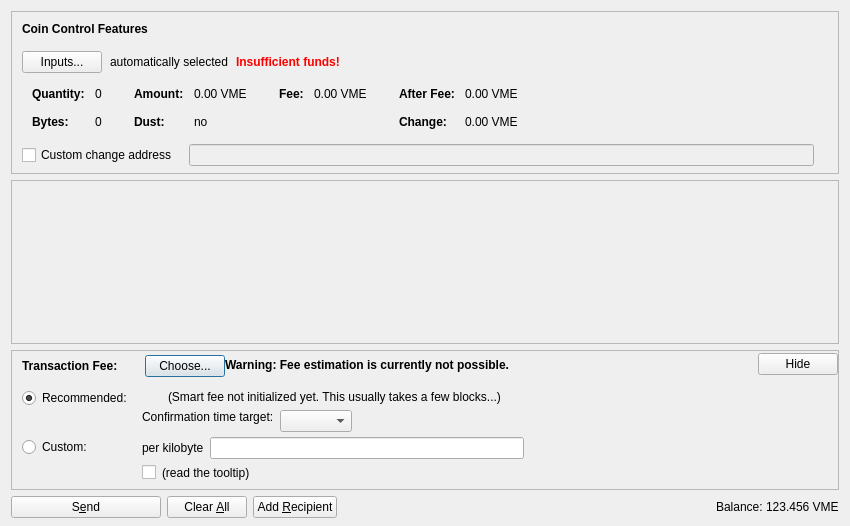
<?xml version="1.0" encoding="UTF-8"?>
<ui version="4.0">
 <class>SendCoinsDialog</class>
 <widget class="QDialog" name="SendCoinsDialog">
  <property name="geometry">
   <rect>
    <x>0</x>
    <y>0</y>
    <width>850</width>
    <height>526</height>
   </rect>
  </property>
  <property name="windowTitle">
   <string>Send Coins</string>
  </property>
  <layout class="QVBoxLayout" name="verticalLayout" stretch="0,1,0,0">
   <property name="bottomMargin">
    <number>8</number>
   </property>
   <item>
    <widget class="QFrame" name="frameCoinControl">
     <property name="sizePolicy">
      <sizepolicy hsizetype="Expanding" vsizetype="Expanding">
       <horstretch>0</horstretch>
       <verstretch>0</verstretch>
      </sizepolicy>
     </property>
     <property name="maximumSize">
      <size>
       <width>16777215</width>
       <height>16777215</height>
      </size>
     </property>
     <property name="frameShape">
      <enum>QFrame::StyledPanel</enum>
     </property>
     <property name="frameShadow">
      <enum>QFrame::Sunken</enum>
     </property>
     <layout class="QVBoxLayout" name="verticalLayoutCoinControl2">
      <property name="spacing">
       <number>0</number>
      </property>
      <property name="leftMargin">
       <number>0</number>
      </property>
      <property name="topMargin">
       <number>0</number>
      </property>
      <property name="rightMargin">
       <number>0</number>
      </property>
      <property name="bottomMargin">
       <number>6</number>
      </property>
      <item>
       <layout class="QVBoxLayout" name="verticalLayoutCoinControl" stretch="0,0,0,0,1">
        <property name="spacing">
         <number>0</number>
        </property>
        <property name="leftMargin">
         <number>10</number>
        </property>
        <property name="topMargin">
         <number>10</number>
        </property>
        <item>
         <layout class="QHBoxLayout" name="horizontalLayoutCoinControl1">
          <property name="bottomMargin">
           <number>15</number>
          </property>
          <item>
           <widget class="QLabel" name="labelCoinControlFeatures">
            <property name="sizePolicy">
             <sizepolicy hsizetype="Preferred" vsizetype="Maximum">
              <horstretch>0</horstretch>
              <verstretch>0</verstretch>
             </sizepolicy>
            </property>
            <property name="font">
             <font>
              <weight>75</weight>
              <bold>true</bold>
             </font>
            </property>
            <property name="styleSheet">
             <string notr="true">font-weight:bold;</string>
            </property>
            <property name="text">
             <string>Coin Control Features</string>
            </property>
           </widget>
          </item>
         </layout>
        </item>
        <item>
         <layout class="QHBoxLayout" name="horizontalLayoutCoinControl2" stretch="0,0,0,0">
          <property name="spacing">
           <number>8</number>
          </property>
          <property name="bottomMargin">
           <number>10</number>
          </property>
          <item>
           <widget class="QPushButton" name="pushButtonCoinControl">
            <property name="styleSheet">
             <string notr="true"/>
            </property>
            <property name="text">
             <string>Inputs...</string>
            </property>
            <property name="autoDefault">
             <bool>false</bool>
            </property>
           </widget>
          </item>
          <item>
           <widget class="QLabel" name="labelCoinControlAutomaticallySelected">
            <property name="text">
             <string>automatically selected</string>
            </property>
            <property name="margin">
             <number>5</number>
            </property>
           </widget>
          </item>
          <item>
           <widget class="QLabel" name="labelCoinControlInsuffFunds">
            <property name="font">
             <font>
              <weight>75</weight>
              <bold>true</bold>
             </font>
            </property>
            <property name="styleSheet">
             <string notr="true">color:red;font-weight:bold;</string>
            </property>
            <property name="text">
             <string>Insufficient funds!</string>
            </property>
            <property name="margin">
             <number>5</number>
            </property>
           </widget>
          </item>
          <item>
           <spacer name="horizontalSpacerCoinControl">
            <property name="orientation">
             <enum>Qt::Horizontal</enum>
            </property>
            <property name="sizeHint" stdset="0">
             <size>
              <width>40</width>
              <height>1</height>
             </size>
            </property>
           </spacer>
          </item>
         </layout>
        </item>
        <item>
         <widget class="QWidget" name="widgetCoinControl" native="true">
          <property name="sizePolicy">
           <sizepolicy hsizetype="Preferred" vsizetype="Preferred">
            <horstretch>0</horstretch>
            <verstretch>0</verstretch>
           </sizepolicy>
          </property>
          <property name="minimumSize">
           <size>
            <width>0</width>
            <height>0</height>
           </size>
          </property>
          <property name="styleSheet">
           <string notr="true"/>
          </property>
          <layout class="QHBoxLayout" name="horizontalLayoutCoinControl5">
           <property name="leftMargin">
            <number>0</number>
           </property>
           <property name="topMargin">
            <number>0</number>
           </property>
           <property name="rightMargin">
            <number>0</number>
           </property>
           <property name="bottomMargin">
            <number>0</number>
           </property>
           <item>
            <layout class="QHBoxLayout" name="horizontalLayoutCoinControl3" stretch="0,0,0,1">
             <property name="spacing">
              <number>20</number>
             </property>
             <property name="topMargin">
              <number>0</number>
             </property>
             <property name="bottomMargin">
              <number>10</number>
             </property>
             <item>
              <layout class="QFormLayout" name="formLayoutCoinControl1">
               <property name="horizontalSpacing">
                <number>10</number>
               </property>
               <property name="verticalSpacing">
                <number>14</number>
               </property>
               <property name="leftMargin">
                <number>10</number>
               </property>
               <property name="topMargin">
                <number>4</number>
               </property>
               <property name="rightMargin">
                <number>6</number>
               </property>
               <item row="0" column="0">
                <widget class="QLabel" name="labelCoinControlQuantityText">
                 <property name="font">
                  <font>
                   <weight>75</weight>
                   <bold>true</bold>
                  </font>
                 </property>
                 <property name="text">
                  <string>Quantity:</string>
                 </property>
                 <property name="margin">
                  <number>0</number>
                 </property>
                </widget>
               </item>
               <item row="0" column="1">
                <widget class="QLabel" name="labelCoinControlQuantity">
                 <property name="cursor">
                  <cursorShape>IBeamCursor</cursorShape>
                 </property>
                 <property name="contextMenuPolicy">
                  <enum>Qt::ActionsContextMenu</enum>
                 </property>
                 <property name="text">
                  <string notr="true">0</string>
                 </property>
                 <property name="margin">
                  <number>0</number>
                 </property>
                 <property name="textInteractionFlags">
                  <set>Qt::LinksAccessibleByMouse|Qt::TextSelectableByKeyboard|Qt::TextSelectableByMouse</set>
                 </property>
                </widget>
               </item>
               <item row="1" column="0">
                <widget class="QLabel" name="labelCoinControlBytesText">
                 <property name="font">
                  <font>
                   <weight>75</weight>
                   <bold>true</bold>
                  </font>
                 </property>
                 <property name="text">
                  <string>Bytes:</string>
                 </property>
                </widget>
               </item>
               <item row="1" column="1">
                <widget class="QLabel" name="labelCoinControlBytes">
                 <property name="cursor">
                  <cursorShape>IBeamCursor</cursorShape>
                 </property>
                 <property name="contextMenuPolicy">
                  <enum>Qt::ActionsContextMenu</enum>
                 </property>
                 <property name="text">
                  <string notr="true">0</string>
                 </property>
                 <property name="textInteractionFlags">
                  <set>Qt::LinksAccessibleByMouse|Qt::TextSelectableByKeyboard|Qt::TextSelectableByMouse</set>
                 </property>
                </widget>
               </item>
              </layout>
             </item>
             <item>
              <layout class="QFormLayout" name="formLayoutCoinControl2">
               <property name="horizontalSpacing">
                <number>10</number>
               </property>
               <property name="verticalSpacing">
                <number>14</number>
               </property>
               <property name="leftMargin">
                <number>6</number>
               </property>
               <property name="topMargin">
                <number>4</number>
               </property>
               <property name="rightMargin">
                <number>6</number>
               </property>
               <item row="0" column="0">
                <widget class="QLabel" name="labelCoinControlAmountText">
                 <property name="font">
                  <font>
                   <weight>75</weight>
                   <bold>true</bold>
                  </font>
                 </property>
                 <property name="text">
                  <string>Amount:</string>
                 </property>
                 <property name="margin">
                  <number>0</number>
                 </property>
                </widget>
               </item>
               <item row="0" column="1">
                <widget class="QLabel" name="labelCoinControlAmount">
                 <property name="cursor">
                  <cursorShape>IBeamCursor</cursorShape>
                 </property>
                 <property name="contextMenuPolicy">
                  <enum>Qt::ActionsContextMenu</enum>
                 </property>
                 <property name="text">
                  <string notr="true">0.00 VME</string>
                 </property>
                 <property name="textInteractionFlags">
                  <set>Qt::LinksAccessibleByMouse|Qt::TextSelectableByKeyboard|Qt::TextSelectableByMouse</set>
                 </property>
                </widget>
               </item>
               <item row="1" column="0">
                <widget class="QLabel" name="labelCoinControlLowOutputText">
                 <property name="font">
                  <font>
                   <weight>75</weight>
                   <bold>true</bold>
                  </font>
                 </property>
                 <property name="text">
                  <string>Dust:</string>
                 </property>
                </widget>
               </item>
               <item row="1" column="1">
                <widget class="QLabel" name="labelCoinControlLowOutput">
                 <property name="cursor">
                  <cursorShape>IBeamCursor</cursorShape>
                 </property>
                 <property name="contextMenuPolicy">
                  <enum>Qt::ActionsContextMenu</enum>
                 </property>
                 <property name="text">
                  <string notr="true">no</string>
                 </property>
                 <property name="textInteractionFlags">
                  <set>Qt::LinksAccessibleByMouse|Qt::TextSelectableByKeyboard|Qt::TextSelectableByMouse</set>
                 </property>
                </widget>
               </item>
              </layout>
             </item>
             <item>
              <layout class="QFormLayout" name="formLayoutCoinControl3">
               <property name="horizontalSpacing">
                <number>10</number>
               </property>
               <property name="verticalSpacing">
                <number>14</number>
               </property>
               <property name="leftMargin">
                <number>6</number>
               </property>
               <property name="topMargin">
                <number>4</number>
               </property>
               <property name="rightMargin">
                <number>6</number>
               </property>
               <item row="0" column="0">
                <widget class="QLabel" name="labelCoinControlFeeText">
                 <property name="font">
                  <font>
                   <weight>75</weight>
                   <bold>true</bold>
                  </font>
                 </property>
                 <property name="text">
                  <string>Fee:</string>
                 </property>
                 <property name="margin">
                  <number>0</number>
                 </property>
                </widget>
               </item>
               <item row="0" column="1">
                <widget class="QLabel" name="labelCoinControlFee">
                 <property name="cursor">
                  <cursorShape>IBeamCursor</cursorShape>
                 </property>
                 <property name="contextMenuPolicy">
                  <enum>Qt::ActionsContextMenu</enum>
                 </property>
                 <property name="text">
                  <string notr="true">0.00 VME</string>
                 </property>
                 <property name="textInteractionFlags">
                  <set>Qt::LinksAccessibleByMouse|Qt::TextSelectableByKeyboard|Qt::TextSelectableByMouse</set>
                 </property>
                </widget>
               </item>
              </layout>
             </item>
             <item>
              <layout class="QFormLayout" name="formLayoutCoinControl4">
               <property name="horizontalSpacing">
                <number>10</number>
               </property>
               <property name="verticalSpacing">
                <number>14</number>
               </property>
               <property name="leftMargin">
                <number>6</number>
               </property>
               <property name="topMargin">
                <number>4</number>
               </property>
               <property name="rightMargin">
                <number>6</number>
               </property>
               <item row="0" column="0">
                <widget class="QLabel" name="labelCoinControlAfterFeeText">
                 <property name="font">
                  <font>
                   <weight>75</weight>
                   <bold>true</bold>
                  </font>
                 </property>
                 <property name="text">
                  <string>After Fee:</string>
                 </property>
                 <property name="margin">
                  <number>0</number>
                 </property>
                </widget>
               </item>
               <item row="0" column="1">
                <widget class="QLabel" name="labelCoinControlAfterFee">
                 <property name="cursor">
                  <cursorShape>IBeamCursor</cursorShape>
                 </property>
                 <property name="contextMenuPolicy">
                  <enum>Qt::ActionsContextMenu</enum>
                 </property>
                 <property name="text">
                  <string notr="true">0.00 VME</string>
                 </property>
                 <property name="textInteractionFlags">
                  <set>Qt::LinksAccessibleByMouse|Qt::TextSelectableByKeyboard|Qt::TextSelectableByMouse</set>
                 </property>
                </widget>
               </item>
               <item row="1" column="0">
                <widget class="QLabel" name="labelCoinControlChangeText">
                 <property name="font">
                  <font>
                   <weight>75</weight>
                   <bold>true</bold>
                  </font>
                 </property>
                 <property name="text">
                  <string>Change:</string>
                 </property>
                </widget>
               </item>
               <item row="1" column="1">
                <widget class="QLabel" name="labelCoinControlChange">
                 <property name="cursor">
                  <cursorShape>IBeamCursor</cursorShape>
                 </property>
                 <property name="contextMenuPolicy">
                  <enum>Qt::ActionsContextMenu</enum>
                 </property>
                 <property name="text">
                  <string notr="true">0.00 VME</string>
                 </property>
                 <property name="textInteractionFlags">
                  <set>Qt::LinksAccessibleByMouse|Qt::TextSelectableByKeyboard|Qt::TextSelectableByMouse</set>
                 </property>
                </widget>
               </item>
              </layout>
             </item>
            </layout>
           </item>
          </layout>
         </widget>
        </item>
        <item>
         <layout class="QHBoxLayout" name="horizontalLayoutCoinControl4" stretch="0,0,0">
          <property name="spacing">
           <number>12</number>
          </property>
          <property name="sizeConstraint">
           <enum>QLayout::SetDefaultConstraint</enum>
          </property>
          <property name="topMargin">
           <number>5</number>
          </property>
          <property name="rightMargin">
           <number>5</number>
          </property>
          <item>
           <widget class="QCheckBox" name="checkBoxCoinControlChange">
            <property name="toolTip">
             <string>If this is activated, but the change address is empty or invalid, change will be sent to a newly generated address.</string>
            </property>
            <property name="text">
             <string>Custom change address</string>
            </property>
           </widget>
          </item>
          <item>
           <widget class="QValidatedLineEdit" name="lineEditCoinControlChange">
            <property name="enabled">
             <bool>false</bool>
            </property>
            <property name="sizePolicy">
             <sizepolicy hsizetype="Expanding" vsizetype="Fixed">
              <horstretch>0</horstretch>
              <verstretch>0</verstretch>
             </sizepolicy>
            </property>
           </widget>
          </item>
          <item>
           <widget class="QLabel" name="labelCoinControlChangeLabel">
            <property name="sizePolicy">
             <sizepolicy hsizetype="Preferred" vsizetype="Expanding">
              <horstretch>0</horstretch>
              <verstretch>0</verstretch>
             </sizepolicy>
            </property>
            <property name="minimumSize">
             <size>
              <width>0</width>
              <height>0</height>
             </size>
            </property>
            <property name="text">
             <string/>
            </property>
            <property name="margin">
             <number>3</number>
            </property>
           </widget>
          </item>
         </layout>
        </item>
        <item>
         <spacer name="verticalSpacerCoinControl">
          <property name="orientation">
           <enum>Qt::Vertical</enum>
          </property>
          <property name="sizeHint" stdset="0">
           <size>
            <width>800</width>
            <height>1</height>
           </size>
          </property>
         </spacer>
        </item>
       </layout>
      </item>
     </layout>
    </widget>
   </item>
   <item>
    <widget class="QScrollArea" name="scrollArea">
     <property name="widgetResizable">
      <bool>true</bool>
     </property>
     <widget class="QWidget" name="scrollAreaWidgetContents">
      <property name="geometry">
       <rect>
        <x>0</x>
        <y>0</y>
        <width>830</width>
        <height>104</height>
       </rect>
      </property>
      <layout class="QVBoxLayout" name="verticalLayout_2" stretch="0,1">
       <property name="leftMargin">
        <number>0</number>
       </property>
       <property name="topMargin">
        <number>0</number>
       </property>
       <property name="rightMargin">
        <number>0</number>
       </property>
       <property name="bottomMargin">
        <number>0</number>
       </property>
       <item>
        <layout class="QVBoxLayout" name="entries">
         <property name="spacing">
          <number>6</number>
         </property>
        </layout>
       </item>
       <item>
        <spacer name="verticalSpacer">
         <property name="orientation">
          <enum>Qt::Vertical</enum>
         </property>
         <property name="sizeHint" stdset="0">
          <size>
           <width>20</width>
           <height>40</height>
          </size>
         </property>
        </spacer>
       </item>
      </layout>
     </widget>
    </widget>
   </item>
   <item>
    <widget class="QFrame" name="frameFee">
     <property name="sizePolicy">
      <sizepolicy hsizetype="Expanding" vsizetype="Expanding">
       <horstretch>0</horstretch>
       <verstretch>0</verstretch>
      </sizepolicy>
     </property>
     <property name="maximumSize">
      <size>
       <width>16777215</width>
       <height>16777215</height>
      </size>
     </property>
     <property name="frameShape">
      <enum>QFrame::StyledPanel</enum>
     </property>
     <property name="frameShadow">
      <enum>QFrame::Sunken</enum>
     </property>
     <layout class="QVBoxLayout" name="verticalLayoutFee1">
      <property name="spacing">
       <number>0</number>
      </property>
      <property name="leftMargin">
       <number>0</number>
      </property>
      <property name="topMargin">
       <number>0</number>
      </property>
      <property name="rightMargin">
       <number>0</number>
      </property>
      <property name="bottomMargin">
       <number>0</number>
      </property>
      <item>
       <layout class="QVBoxLayout" name="verticalLayoutFee2" stretch="0,0,0">
        <property name="spacing">
         <number>0</number>
        </property>
        <property name="leftMargin">
         <number>10</number>
        </property>
        <property name="topMargin">
         <number>0</number>
        </property>
        <item>
         <layout class="QHBoxLayout" name="horizontalLayoutFee1">
          <property name="bottomMargin">
           <number>0</number>
          </property>
          <item>
           <layout class="QVBoxLayout" name="verticalLayoutFee7">
            <property name="spacing">
             <number>0</number>
            </property>
            <item>
             <spacer name="verticalSpacerSmartFee">
              <property name="orientation">
               <enum>Qt::Vertical</enum>
              </property>
              <property name="sizeType">
               <enum>QSizePolicy::Fixed</enum>
              </property>
              <property name="sizeHint" stdset="0">
               <size>
                <width>1</width>
                <height>4</height>
               </size>
              </property>
             </spacer>
            </item>
            <item>
             <layout class="QHBoxLayout" name="horizontalLayoutSmartFee">
              <property name="spacing">
               <number>10</number>
              </property>
              <item>
               <widget class="QLabel" name="labelFeeHeadline">
                <property name="sizePolicy">
                 <sizepolicy hsizetype="Preferred" vsizetype="Maximum">
                  <horstretch>0</horstretch>
                  <verstretch>0</verstretch>
                 </sizepolicy>
                </property>
                <property name="font">
                 <font>
                  <weight>75</weight>
                  <bold>true</bold>
                 </font>
                </property>
                <property name="styleSheet">
                 <string notr="true">font-weight:bold;</string>
                </property>
                <property name="text">
                 <string>Transaction Fee:</string>
                </property>
               </widget>
              </item>
              <item>
               <widget class="QLabel" name="labelFeeMinimized">
                <property name="text">
                 <string/>
                </property>
               </widget>
              </item>
              <item>
               <widget class="QPushButton" name="buttonChooseFee">
                <property name="text">
                 <string>Choose...</string>
                </property>
               </widget>
              </item>
             </layout>
            </item>
            <item>
             <spacer name="verticalSpacer_5">
              <property name="orientation">
               <enum>Qt::Vertical</enum>
              </property>
              <property name="sizeHint" stdset="0">
               <size>
                <width>1</width>
                <height>1</height>
               </size>
              </property>
             </spacer>
            </item>
           </layout>
          </item>
          <item>
           <widget class="QLabel" name="fallbackFeeWarningLabel">
            <property name="toolTip">
             <string>Using the fallbackfee can result in sending a transaction that will take several hours or days (or never) to confirm. Consider choosing your fee manually or wait until you have validated the complete chain.</string>
            </property>
            <property name="font">
            <font>
                <weight>75</weight>
                <bold>true</bold>
            </font>
            </property>
            <property name="text">
             <string>Warning: Fee estimation is currently not possible.</string>
            </property>
            <property name="wordWrap">
             <bool>false</bool>
            </property>
           </widget>
          </item>
          <item>
           <spacer name="horizontalSpacer_4">
            <property name="orientation">
             <enum>Qt::Horizontal</enum>
            </property>
            <property name="sizeType">
             <enum>QSizePolicy::MinimumExpanding</enum>
            </property>
            <property name="sizeHint" stdset="0">
             <size>
              <width>40</width>
              <height>20</height>
             </size>
            </property>
           </spacer>
          </item>
          <item>
           <widget class="QPushButton" name="buttonMinimizeFee">
            <property name="toolTip">
             <string>collapse fee-settings</string>
            </property>
            <property name="text">
             <string>Hide</string>
            </property>
           </widget>
          </item>
         </layout>
        </item>
        <item>
         <widget class="QFrame" name="frameFeeSelection">
          <layout class="QVBoxLayout" name="verticalLayoutFee12">
           <property name="spacing">
            <number>0</number>
           </property>
           <property name="leftMargin">
            <number>0</number>
           </property>
           <property name="topMargin">
            <number>0</number>
           </property>
           <property name="rightMargin">
            <number>0</number>
           </property>
           <property name="bottomMargin">
            <number>0</number>
           </property>
           <item>
            <layout class="QGridLayout" name="gridLayoutFee">
             <property name="topMargin">
              <number>10</number>
             </property>
             <property name="bottomMargin">
              <number>4</number>
             </property>
             <property name="horizontalSpacing">
              <number>10</number>
             </property>
             <property name="verticalSpacing">
              <number>4</number>
             </property>
             <item row="1" column="1">
              <layout class="QVBoxLayout" name="verticalLayoutFee8">
               <property name="spacing">
                <number>6</number>
               </property>
               <item>
                <layout class="QHBoxLayout" name="horizontalLayoutFee13">
                 <item>
                  <widget class="QLabel" name="labelCustomPerKilobyte">
                   <property name="toolTip">
                    <string>If the custom fee is set to 1000 satoshis and the transaction is only 250 bytes, then &quot;per kilobyte&quot; only pays 250 satoshis in fee, while &quot;total at least&quot; pays 1000 satoshis. For transactions bigger than a kilobyte both pay by kilobyte.</string>
                   </property>
                   <property name="text">
                    <string>per kilobyte</string>
                   </property>
                  </widget>
                 </item>
                 <item>
                  <widget class="BitcoinAmountField" name="customFee"/>
                 </item>
                 <item>
                  <spacer name="horizontalSpacer_6">
                   <property name="orientation">
                    <enum>Qt::Horizontal</enum>
                   </property>
                   <property name="sizeHint" stdset="0">
                    <size>
                     <width>1</width>
                     <height>1</height>
                    </size>
                   </property>
                  </spacer>
                 </item>
                </layout>
               </item>
               <item>
                <layout class="QHBoxLayout" name="horizontalLayoutFee8">
                 <item>
                  <widget class="QCheckBox" name="checkBoxMinimumFee">
                   <property name="toolTip">
                    <string>Paying only the minimum fee is just fine as long as there is less transaction volume than space in the blocks. But be aware that this can end up in a never confirming transaction once there is more demand for vimee transactions than the network can process.</string>
                   </property>
                   <property name="text">
                    <string/>
                   </property>
                  </widget>
                 </item>
                 <item>
                  <widget class="QLabel" name="labelMinFeeWarning">
                   <property name="enabled">
                    <bool>true</bool>
                   </property>
                   <property name="toolTip">
                    <string>Paying only the minimum fee is just fine as long as there is less transaction volume than space in the blocks. But be aware that this can end up in a never confirming transaction once there is more demand for vimee transactions than the network can process.</string>
                   </property>
                   <property name="text">
                    <string>(read the tooltip)</string>
                   </property>
                   <property name="margin">
                    <number>5</number>
                   </property>
                  </widget>
                 </item>
                 <item>
                  <spacer name="horizontalSpacer_2">
                   <property name="orientation">
                    <enum>Qt::Horizontal</enum>
                   </property>
                   <property name="sizeHint" stdset="0">
                    <size>
                     <width>1</width>
                     <height>1</height>
                    </size>
                   </property>
                  </spacer>
                 </item>
                </layout>
               </item>
              </layout>
             </item>
             <item row="0" column="0">
              <layout class="QVBoxLayout" name="verticalLayoutFee4" stretch="0,1">
               <item>
                <widget class="QRadioButton" name="radioSmartFee">
                 <property name="text">
                  <string>Recommended:</string>
                 </property>
                 <property name="checked">
                  <bool>true</bool>
                 </property>
                 <attribute name="buttonGroup">
                  <string notr="true">groupFee</string>
                 </attribute>
                </widget>
               </item>
               <item>
                <spacer name="verticalSpacer_2">
                 <property name="orientation">
                  <enum>Qt::Vertical</enum>
                 </property>
                 <property name="sizeHint" stdset="0">
                  <size>
                   <width>1</width>
                   <height>1</height>
                  </size>
                 </property>
                </spacer>
               </item>
              </layout>
             </item>
             <item row="1" column="0">
              <layout class="QVBoxLayout" name="verticalLayoutFee9" stretch="0,1">
               <item>
                <widget class="QRadioButton" name="radioCustomFee">
                 <property name="text">
                  <string>Custom:</string>
                 </property>
                 <attribute name="buttonGroup">
                  <string notr="true">groupFee</string>
                 </attribute>
                </widget>
               </item>
               <item>
                <spacer name="verticalSpacer_6">
                 <property name="orientation">
                  <enum>Qt::Vertical</enum>
                 </property>
                 <property name="sizeHint" stdset="0">
                  <size>
                   <width>1</width>
                   <height>1</height>
                  </size>
                 </property>
                </spacer>
               </item>
              </layout>
             </item>
             <item row="0" column="1">
              <layout class="QVBoxLayout" name="verticalLayoutFee3" stretch="0,0,1">
               <property name="spacing">
                <number>6</number>
               </property>
               <property name="topMargin">
                <number>2</number>
               </property>
               <item>
                <layout class="QHBoxLayout" name="horizontalLayoutFee12">
                 <item>
                  <widget class="QLabel" name="labelSmartFee">
                   <property name="text">
                    <string/>
                   </property>
                   <property name="margin">
                    <number>2</number>
                   </property>
                  </widget>
                 </item>
                 <item>
                  <widget class="QLabel" name="labelFeeEstimation">
                   <property name="text">
                    <string/>
                   </property>
                  </widget>
                 </item>
                 <item>
                  <widget class="QLabel" name="labelSmartFee2">
                   <property name="text">
                    <string>(Smart fee not initialized yet. This usually takes a few blocks...)</string>
                   </property>
                   <property name="margin">
                    <number>2</number>
                   </property>
                  </widget>
                 </item>
                 <item>
                  <spacer name="horizontalSpacer_5">
                   <property name="orientation">
                    <enum>Qt::Horizontal</enum>
                   </property>
                   <property name="sizeHint" stdset="0">
                    <size>
                     <width>1</width>
                     <height>1</height>
                    </size>
                   </property>
                  </spacer>
                 </item>
                </layout>
               </item>
               <item>
                <layout class="QHBoxLayout" name="horizontalLayoutFee9">
                 <item>
                  <layout class="QVBoxLayout" name="verticalLayoutFee6">
                   <item>
                    <widget class="QLabel" name="labelSmartFee3">
                     <property name="text">
                      <string>Confirmation time target:</string>
                     </property>
                     <property name="margin">
                      <number>2</number>
                     </property>
                    </widget>
                   </item>
                   <item>
                    <spacer name="verticalSpacer_3">
                     <property name="orientation">
                      <enum>Qt::Vertical</enum>
                     </property>
                     <property name="sizeHint" stdset="0">
                      <size>
                       <width>1</width>
                       <height>1</height>
                      </size>
                     </property>
                    </spacer>
                   </item>
                  </layout>
                 </item>
                 <item>
                  <layout class="QVBoxLayout" name="verticalLayoutFee5">
                   <property name="rightMargin">
                    <number>30</number>
                   </property>
                   <item>
                    <layout class="QHBoxLayout" name="horizontalLayoutConfTarget">
                     <property name="bottomMargin">
                      <number>0</number>
                     </property>
                     <item>
                      <widget class="QComboBox" name="confTargetSelector"/>
                     </item>
                     <item>
                      <spacer name="horizontalSpacerConfTarget">
                       <property name="orientation">
                        <enum>Qt::Horizontal</enum>
                       </property>
                       <property name="sizeHint" stdset="0">
                        <size>
                         <width>40</width>
                         <height>20</height>
                        </size>
                       </property>
                      </spacer>
                     </item>
                    </layout>
                   </item>
                  </layout>
                 </item>
                </layout>
               </item>
               <item>
                <spacer name="verticalSpacer_4">
                 <property name="orientation">
                  <enum>Qt::Vertical</enum>
                 </property>
                 <property name="sizeHint" stdset="0">
                  <size>
                   <width>1</width>
                   <height>1</height>
                  </size>
                 </property>
                </spacer>
               </item>
              </layout>
             </item>
            </layout>
           </item>
          </layout>
         </widget>
        </item>
        <item>
         <spacer name="verticalSpacerFee">
          <property name="orientation">
           <enum>Qt::Vertical</enum>
          </property>
          <property name="sizeHint" stdset="0">
           <size>
            <width>40</width>
            <height>5</height>
           </size>
          </property>
         </spacer>
        </item>
       </layout>
      </item>
     </layout>
    </widget>
   </item>
   <item>
    <layout class="QHBoxLayout" name="horizontalLayout">
     <item>
      <widget class="QPushButton" name="sendButton">
       <property name="minimumSize">
        <size>
         <width>150</width>
         <height>0</height>
        </size>
       </property>
       <property name="toolTip">
        <string>Confirm the send action</string>
       </property>
       <property name="text">
        <string>S&amp;end</string>
       </property>
       <property name="icon">
        <iconset resource="../bitcoin.qrc">
         <normaloff>:/icons/send</normaloff>:/icons/send</iconset>
       </property>
       <property name="autoDefault">
        <bool>false</bool>
       </property>
       <property name="default">
        <bool>false</bool>
       </property>
      </widget>
     </item>
     <item>
      <widget class="QPushButton" name="clearButton">
       <property name="sizePolicy">
        <sizepolicy hsizetype="Minimum" vsizetype="Fixed">
         <horstretch>0</horstretch>
         <verstretch>0</verstretch>
        </sizepolicy>
       </property>
       <property name="toolTip">
        <string>Clear all fields of the form.</string>
       </property>
       <property name="text">
        <string>Clear &amp;All</string>
       </property>
       <property name="icon">
        <iconset resource="../bitcoin.qrc">
         <normaloff>:/icons/remove</normaloff>:/icons/remove</iconset>
       </property>
       <property name="autoDefault">
        <bool>false</bool>
       </property>
      </widget>
     </item>
     <item>
      <widget class="QPushButton" name="addButton">
       <property name="toolTip">
        <string>Send to multiple recipients at once</string>
       </property>
       <property name="text">
        <string>Add &amp;Recipient</string>
       </property>
       <property name="icon">
        <iconset resource="../bitcoin.qrc">
         <normaloff>:/icons/add</normaloff>:/icons/add</iconset>
       </property>
       <property name="autoDefault">
        <bool>false</bool>
       </property>
      </widget>
     </item>
     <item>
      <spacer name="horizontalSpacer">
       <property name="orientation">
        <enum>Qt::Horizontal</enum>
       </property>
       <property name="sizeHint" stdset="0">
        <size>
         <width>40</width>
         <height>20</height>
        </size>
       </property>
      </spacer>
     </item>
     <item>
      <layout class="QHBoxLayout" name="horizontalLayout_2">
       <property name="spacing">
        <number>3</number>
       </property>
       <item>
        <widget class="QLabel" name="label">
         <property name="sizePolicy">
          <sizepolicy hsizetype="Preferred" vsizetype="Fixed">
           <horstretch>0</horstretch>
           <verstretch>0</verstretch>
          </sizepolicy>
         </property>
         <property name="text">
          <string>Balance:</string>
         </property>
        </widget>
       </item>
       <item>
        <widget class="QLabel" name="labelBalance">
         <property name="sizePolicy">
          <sizepolicy hsizetype="Preferred" vsizetype="Fixed">
           <horstretch>0</horstretch>
           <verstretch>0</verstretch>
          </sizepolicy>
         </property>
         <property name="cursor">
          <cursorShape>IBeamCursor</cursorShape>
         </property>
         <property name="text">
          <string notr="true">123.456 VME</string>
         </property>
         <property name="textInteractionFlags">
          <set>Qt::LinksAccessibleByMouse|Qt::TextSelectableByKeyboard|Qt::TextSelectableByMouse</set>
         </property>
        </widget>
       </item>
      </layout>
     </item>
    </layout>
   </item>
  </layout>
 </widget>
 <customwidgets>
  <customwidget>
   <class>QValidatedLineEdit</class>
   <extends>QLineEdit</extends>
   <header>qt/qvalidatedlineedit.h</header>
  </customwidget>
  <customwidget>
   <class>BitcoinAmountField</class>
   <extends>QLineEdit</extends>
   <header>qt/bitcoinamountfield.h</header>
   <container>1</container>
  </customwidget>
 </customwidgets>
 <resources>
  <include location="../bitcoin.qrc"/>
 </resources>
 <connections/>
 <buttongroups>
  <buttongroup name="groupFee"/>
 </buttongroups>
</ui>
